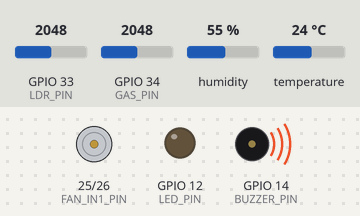
This sketch was run on a simulated ESP32. On the bench: motor-driver pin pairs drawn as motors (green arrow = first pin HIGH = forward, orange = second pin HIGH = backward, longer = more drive), output pins drawn as LEDs (lit = HIGH), buzzer (waves = sounding, pin HIGH). The test bench sets the inputs (shaded band); at power-on: temperature 24 °C, GPIO 33 (LDR_PIN) = 2048, GPIO 34 (GAS_PIN) = 2048, humidity 55 %. WiFi joins after 1.5 s; servers stay silent unless stated; uploads are accepted with an empty reply; web services answer with replies made up by the test bench; what the sketch prints to the serial monitor is not drawn.

Above: at 2.7 s.
2.8 s: temperature set to 29.3 °C
5.8 s: temperature set to 30.5 °C
At 6.6 s:
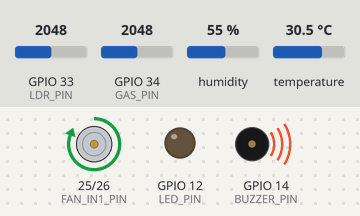
8.8 s: GPIO 33 (LDR_PIN) set to 2944
11.9 s: GPIO 33 (LDR_PIN) set to 3062
At 14.5 s:
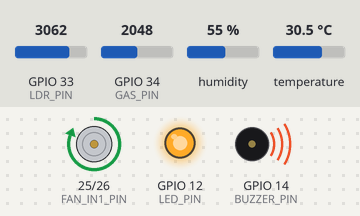
14.9 s: GPIO 34 (GAS_PIN) set to 666
17.9 s: GPIO 34 (GAS_PIN) set to 568
At 20.2 s:
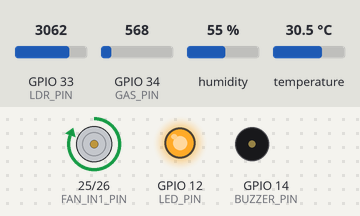
Timing chart, 0 to 21.7 s (numbered marks = the images above; inputs shaded):
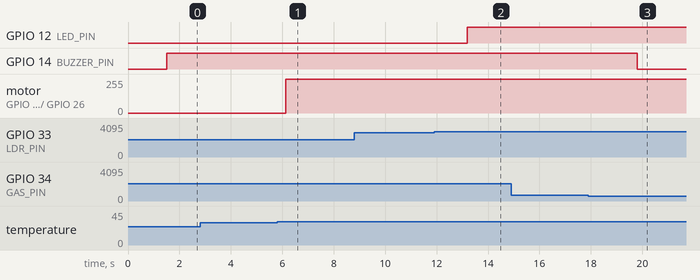

The sketch:

mumut_final.ino
```cpp
#include <WiFi.h>
#include <HTTPClient.h>
#include <DHT.h>

// === Konfigurasi WiFi ===
#define WIFI_SSID     "HAFIZ AL GIBRAN"
#define WIFI_PASSWORD "Gibran19"

// === Telegram Bot ===
#define BOT_TOKEN "8543449627:AAE2DDk2srQ-OcbU_8JabtjoUhw3QLshBzA"
#define CHAT_ID "1150170072"

// === Link Firebase ===
const char* firebaseHost = "https://sisdig-apartment-default-rtdb.firebaseio.com";

// === Pin Sensor dan Aktuator ===
#define LDR_PIN       33
#define GAS_PIN       34
#define LED_PIN       12
#define BUZZER_PIN    14
#define DHT_PIN       4

#define FAN_IN1_PIN   25
#define FAN_IN2_PIN   26

// === Inisialisasi Sensor DHT22 ===
#define DHTTYPE DHT22
DHT dht(DHT_PIN, DHTTYPE);

// === Variabel anti spam ===
bool gasAlertSent = false;
bool tempAlertSent = false;

// Timer untuk reset auto alert GAS
unsigned long lastGasReset = 0;

void setup() {
  Serial.begin(115200);

  pinMode(LED_PIN, OUTPUT);
  pinMode(BUZZER_PIN, OUTPUT);
  pinMode(FAN_IN1_PIN, OUTPUT);
  pinMode(FAN_IN2_PIN, OUTPUT);

  dht.begin();

  WiFi.begin(WIFI_SSID, WIFI_PASSWORD);
  Serial.print("Menghubungkan ke WiFi");
  while (WiFi.status() != WL_CONNECTED) {
    Serial.print(".");
    delay(500);
  }
  Serial.println("\nWiFi terhubung");
}

// === Fungsi kirim Telegram ===
void sendTelegram(String message) {
  if (WiFi.status() == WL_CONNECTED) {
    HTTPClient http;

    // Encode agar karakter aman
    message.replace(" ", "%20");
    message.replace("\n", "%0A");
    message.replace("🚨", "%F0%9F%9A%A8");
    message.replace("🧯", "%F0%9F%A7%AF");
    message.replace("🔥", "%F0%9F%94%A5");

    String url = "https://api.telegram.org/bot";
    url += BOT_TOKEN;
    url += "/sendMessage?chat_id=";
    url += CHAT_ID;
    url += "&text=" + message;

    Serial.println("URL TELEGRAM:");
    Serial.println(url);

    http.begin(url);
    int httpResponse = http.GET();

    Serial.print("Telegram Response: ");
    Serial.println(httpResponse);

    http.end();
  }
}

void loop() {
  // === Baca Sensor ===
  int ldrValue = analogRead(LDR_PIN);
  int gasValue = analogRead(GAS_PIN);
  float suhu = dht.readTemperature();

  // === Serial Monitor ===
  Serial.print("LDR: "); Serial.print(ldrValue);
  Serial.print(" | Suhu: "); Serial.print(suhu);
  Serial.print(" C | GAS: "); Serial.println(gasValue);

  // === LDR → LED ===
  digitalWrite(LED_PIN, (ldrValue > 3000) ? HIGH : LOW);

  // === AUTO RESET ALERT GAS SETIAP 10 DETIK ===
  if (millis() - lastGasReset > 10000) {
    gasAlertSent = false;
    lastGasReset = millis();
  }

  // === GAS ALERT ===
  if (gasValue > 600) {
    digitalWrite(BUZZER_PIN, HIGH);

    Serial.println("MASUK ALERT GAS!!");  // DEBUG PENTING

    if (!gasAlertSent) {
      Serial.println("KIRIM TELEGRAM GAS"); // DEBUG PENTING

      sendTelegram(
        "🚨 PERINGATAN GAS!\n"
        "🧯 Nilai Gas: " + String(gasValue)
      );
      gasAlertSent = true;
    }

  } else {
    digitalWrite(BUZZER_PIN, LOW);
  }

  // === SUHU PANAS ALERT ===
  if (suhu > 30) {
    digitalWrite(FAN_IN1_PIN, HIGH);
    digitalWrite(FAN_IN2_PIN, LOW);

    if (!tempAlertSent) {
      sendTelegram(
        "🔥 SUHU TINGGI!\n"
        "🌡 Suhu: " + String(suhu) + " °C"
      );
      tempAlertSent = true;
    }
  } else {
    digitalWrite(FAN_IN1_PIN, LOW);
    digitalWrite(FAN_IN2_PIN, LOW);
    tempAlertSent = false;
  }

  // === Kirim ke Firebase ===
  if (WiFi.status() == WL_CONNECTED) {
    HTTPClient http;

    String url = String(firebaseHost) + "/sensor.json";
    http.begin(url);
    http.addHeader("Content-Type", "application/json");

    String dataJson = "{";
    dataJson += "\"ldr\":" + String(ldrValue) + ",";
    dataJson += "\"gas\":" + String(gasValue);

    if (!isnan(suhu)) {
      dataJson += ", \"suhu\":" + String(suhu);
    }

    dataJson += "}";

    int httpResponseCode = http.PUT(dataJson);

    Serial.print("Firebase response code: ");
    Serial.println(httpResponseCode);

    http.end();
  } else {
    Serial.println("WiFi tidak terhubung. Data tidak dikirim.");
  }

  delay(2000);
}
```

Measured:
- the behaviour switches between 30 and 30.1 °C on temperature (found by bisection; images 0 and 1)
- the behaviour switches between 3000 and 3001 on GPIO 33 (LDR_PIN) (found by bisection; images 1 and 2)
- the behaviour switches between 601 and 600 on GPIO 34 (GAS_PIN) (found by bisection; images 2 and 3)
- after the input at 2.8 s, every drawn part: stays the same
- after the input at 5.8 s, motor on GPIO 25 (FAN_IN1_PIN) / GPIO 26 (FAN_IN2_PIN): stopped → forward 255/255 after 0.34 s
- after the input at 8.8 s, every drawn part: stays the same
- after the input at 11.9 s, GPIO 12 (LED_PIN): LOW → HIGH after 1.3 s
- after the input at 14.9 s, every drawn part: stays the same
- after the input at 17.9 s, GPIO 14 (BUZZER_PIN): HIGH → LOW after 1.9 s
